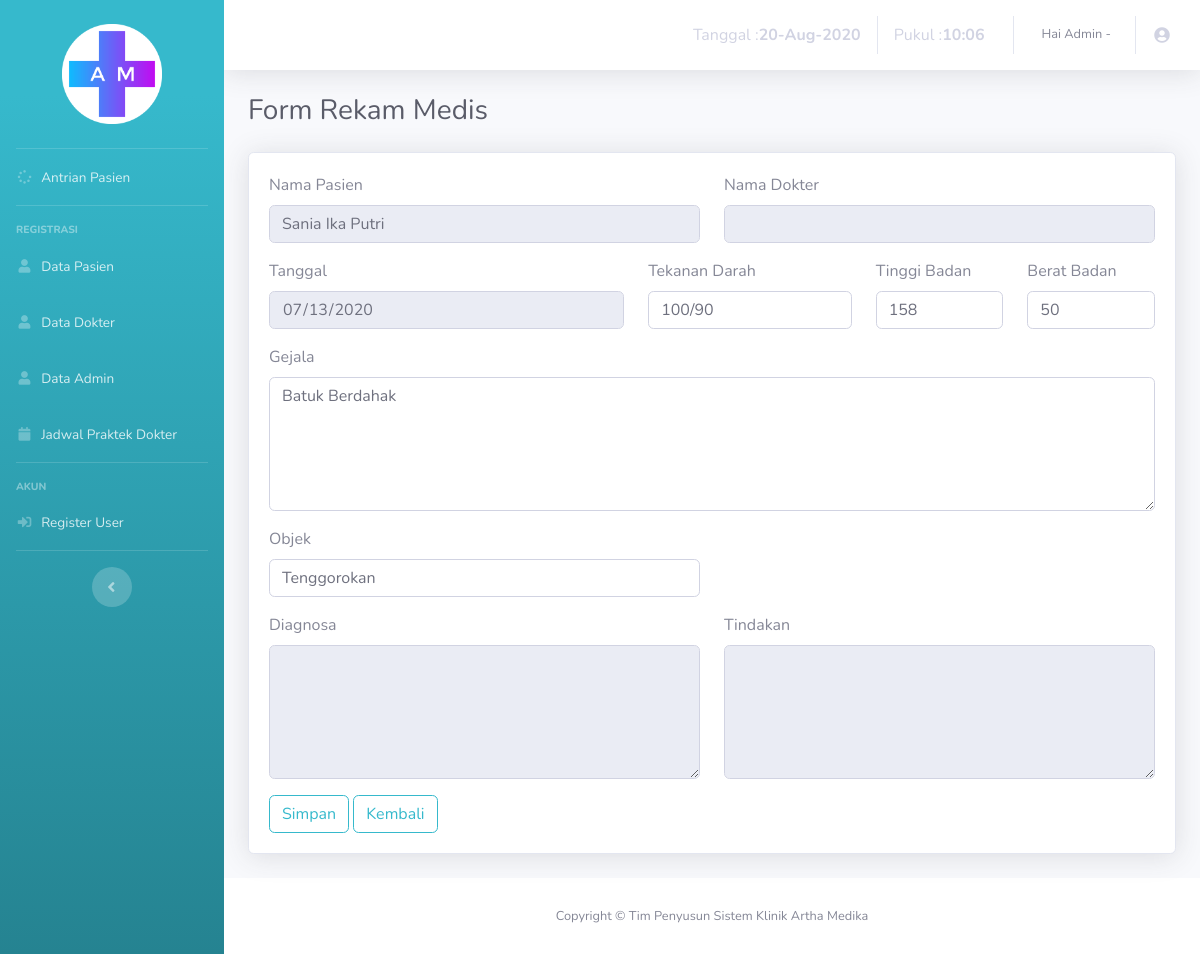
Page /admin/edit-rekammedis.php?id_medis=7 on the committed database.
### tables this page shows
CREATE TABLE IF NOT EXISTS `pasien` (
`id_pasien` int(5) NOT NULL,
  `nama` varchar(30) NOT NULL,
  `tgl_lahir` date NOT NULL,
  `jk` varchar(10) NOT NULL,
  `alamat` varchar(50) NOT NULL,
  `pekerjaan` varchar(20) NOT NULL,
  `tlp` varchar(14) NOT NULL
);

CREATE TABLE IF NOT EXISTS `rekam_medis` (
`id_medis` int(5) NOT NULL,
  `id_pasien` int(5) NOT NULL,
  `id_antrian` int(5) NOT NULL,
  `id_dokter` int(1) NOT NULL,
  `tgl` date NOT NULL,
  `tekanan_darah` varchar(6) NOT NULL,
  `tb` int(2) NOT NULL,
  `bb` int(2) NOT NULL,
  `gejala` varchar(50) NOT NULL,
  `objek` varchar(30) NOT NULL,
  `diagnosa` varchar(100) NOT NULL,
  `tindakan` varchar(100) NOT NULL,
  `ukuran` int(8) NOT NULL,
  `type` varchar(15) NOT NULL,
  `nama_file` varchar(20) NOT NULL
);

### admin/edit-rekammedis.php (the view, shortened to what this page needs)
<!DOCTYPE html>
<html lang="en">
<head>
  <link href="vendor/fontawesome-free/css/all.min.css" rel="stylesheet" type="text/css">
  <link href="css/sb-admin-2.min.css" rel="stylesheet">
  <link href="vendor/datatables/dataTables.bootstrap4.min.css" rel="stylesheet">
</head>
<body id="page-top">
  <div id="wrapper">
    <ul class="navbar-nav bg-gradient-info sidebar sidebar-dark accordion" id="accordionSidebar">
      <br>
      <div class="logo">
        <a href="#" class="simple-text logo-normal">
          <img class="center" src="../image/logo.png"/>
        </a>
      </div>
      <br>
      <hr class="sidebar-divider my-0">
      <li class="nav-item ">
        <a class="nav-link" href="index.php">
          <i class="fas fa-fw fa-spinner"></i>
          <span>Antrian Pasien</span></a>
        </li>
        <hr class="sidebar-divider">
        <div class="sidebar-heading">
          Registrasi
        </div>
        <li class="nav-item ">
          <a class="nav-link" href="datapasien.php">
            <i class="fas fa-fw fa-user"></i>
            <span>Data Pasien</span></a>
          </li>
          <li class="nav-item ">
            <a class="nav-link" href="datadokter.php">
              <i class="fas fa-fw fa-user"></i>
              <span>Data Dokter</span></a>
            </li>
            <li class="nav-item ">
              <a class="nav-link" href="dataadmin.php">
                <i class="fas fa-fw fa-user"></i>
                <span>Data Admin</span></a>
              </li>
              <li class="nav-item">
                <a class="nav-link" href="jadwal.php">
                  <i class="fas fa-fw fa-calendar"></i>
                  <span>Jadwal Praktek Dokter</span></a>
                </li>
                <hr class="sidebar-divider">
                <div class="sidebar-heading">
                  Akun
                </div>
                <li class="nav-item">
                  <a class="nav-link" href="datauser.php">
                    <i class="fas fa-fw fa-sign-in-alt"></i>
                    <span>Register User</span></a>
                  </li>
                  <hr class="sidebar-divider d-none d-md-block">
                  <div class="text-center d-none d-md-inline">
                    <button class="rounded-circle border-0" id="sidebarToggle"></button>
                  </div>
                </ul>
                <div id="content-wrapper" class="d-flex flex-column">
                  <div id="content">
                    <nav class="navbar navbar-expand navbar-light bg-white topbar mb-4 static-top shadow">
                      <ul class="navbar-nav ml-auto">
                        <li class="nav-item">
                          <a class="nav-link" href="#">
                           <?php
                           $tanggal= mktime(date("m"),date("d"),date("Y"));
                           echo "Tanggal : <b>".date("d-M-Y", $tanggal)."</b> ";
                           $jam=date("H:i");
                           echo "Pukul : <b>". $jam." "."</b>";
                           ?>
                         </a>
                       </li>
                       <li class="nav-item dropdown no-arrow">
                        <a class="nav-link dropdown-toggle" href="#" id="userDropdown" role="button" data-toggle="dropdown" aria-haspopup="true" aria-expanded="false">
                          <span class="mr-2 d-none d-lg-inline text-gray-600 small">Hai Admin -
                          ?></span>
                          <i class="fas fa-fw fa-user-circle"></i>
                        </a>
                      </li>
                    </ul>
                  </nav>
                  <div class="container-fluid">
                    <div class="d-sm-flex align-items-center justify-content-between mb-4">
                      <h1 class="h3 mb-0 text-gray-800">Form Rekam Medis</h1>
                    </div>
                    <?php
                    include '../process/conSQL.php';
                    $id_medis = $_GET['id_medis'];
                    $query = "SELECT * FROM rekam_medis WHERE id_medis='$id_medis'";
                    $show = mysqli_query($con, $query);
                    if(mysqli_num_rows($show) == 0){
                      echo '<script>window.history.back()</script>';
                    }else{
                      $data = mysqli_fetch_assoc($show);
                    }
                    ?>
                    <div class="card shadow mb-4">
                      <div class="card-body">
                       <form enctype="multipart/form-data" action="./process/edit-rekammedis.php" method="POST">
                        <div class="row">
                          <div class="col-md-6">
                            <div class="form-group">
                              <?php
                              include '../process/conSQL.php';
                              $id_pasien = $data['id_pasien'];
                              $pas = "SELECT nama FROM pasien WHERE id_pasien = $id_pasien  ";
                              $result = mysqli_query($con, $pas);
                              $dataPas = mysqli_fetch_assoc($result);
                              ?>
                              <label class="bmd-label-floating">Nama Pasien</label>
                              <input type="text" class="form-control" value="<?php echo $dataPas['nama']?>" readonly>
                            </div>
                          </div>
                          <div class="col-md-6">
                            <div class="form-group">
                              <label class="bmd-label-floating">Nama Dokter</label>
                              <input type="text" class="form-control" readonly>
                            </div>
                          </div>
                        </div>
                        <div class="row">
                          <div class="col-md-5">
                            <div class="form-group">
                             <label class="bmd-label-floating">Tanggal</label>
                             <input type="date" class="form-control" name="tgl" id="tgl" value="<?php echo $data['tgl']; ?>" readonly>
                           </div>
                         </div>
                         <div class="col-md-3">
                          <div class="form-group">
                            <label class="bmd-label-floating">Tekanan Darah</label>
                            <input type="text" class="form-control" name="tekanan_darah" id="tekanan_darah" value="<?php echo $data['tekanan_darah']; ?>" >
                          </div>
                        </div>
                        <div class="col-md-2">
                          <div class="form-group">
                            <label class="bmd-label-floating">Tinggi Badan</label>
                            <input type="number" class="form-control" name="tb" id="tb" value="<?php echo $data['tb']; ?>">
                          </div>
                        </div>
                        <div class="col-md-2">
                          <div class="form-group">
                            <label class="bmd-label-floating">Berat Badan</label>
                            <input type="number" class="form-control" name="bb" id="bb" value="<?php echo $data['bb']; ?>">
                          </div>
                        </div>
                      </div>
                      <div class="row">
                        <div class="col-md-12">
                          <div class="form-group">
                            <label class="bmd-label-floating">Gejala</label>
                            <textarea class="form-control" rows="5" name="gejala" id="gejala"><?php echo $data['gejala']; ?></textarea>
                          </div>
                        </div>
                      </div>
                      <div class="row">
                        <div class="col-md-6">
                          <div class="form-group">
                            <label class="bmd-label-floating">Objek</label>
                            <input type="text" class="form-control" name="objek" id="objek" value="<?php echo $data['objek']; ?>">
                          </div>
                        </div>
                      </div>
                      <div class="row">
                        <div class="col-md-6">
                          <div class="form-group">
                            <label class="bmd-label-floating">Diagnosa</label>
                            <textarea class="form-control" rows="5" readonly></textarea>
                          </div>
                        </div>
                        <div class="col-md-6">
                          <div class="form-group">
                            <label class="bmd-label-floating">Tindakan</label>
                            <textarea class="form-control" rows="5" readonly></textarea>
                          </div>
                        </div>
                      </div>
                      <button type="submit" class="btn btn-outline-info ">Simpan</button>
                      <a href="dataadmin.php" class="btn btn-outline-info">Kembali</a>
                    </form>
                  </div>
                </div>
              </div>
            </div>
            <footer class="sticky-footer bg-white">
              <div class="container my-auto">
                <div class="copyright text-center my-auto">
                  <span>Copyright &copy; Tim Penyusun Sistem Klinik Artha Medika</span>
                </div>
              </div>
            </footer>
          </div>
        </div>
      </body>
      </html>

### admin/edit-rekammedis.php (style rules this page uses)
.center { margin-left:auto;margin-right:auto;display:block;width:100px }

### rows in the picture
pasien: nama "Sania Ika Putri"
rekam_medis: tgl "07/13/2020", tekanan_darah "100/90", tb "158", bb "50", gejala "Batuk Berdahak", objek "Tenggorokan"
